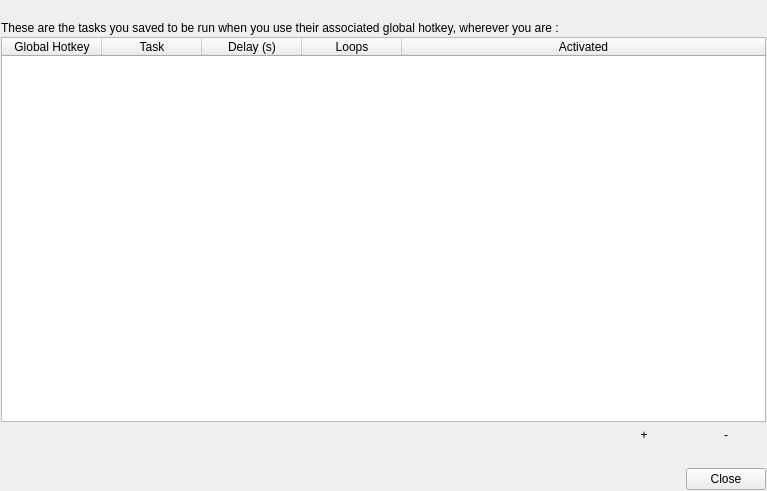
<?xml version="1.0" encoding="UTF-8"?>
<ui version="4.0">
 <class>GlobalHotKeysDialog</class>
 <widget class="QDialog" name="GlobalHotKeysDialog">
  <property name="windowModality">
   <enum>Qt::WindowModality::ApplicationModal</enum>
  </property>
  <property name="geometry">
   <rect>
    <x>0</x>
    <y>0</y>
    <width>767</width>
    <height>491</height>
   </rect>
  </property>
  <property name="windowTitle">
   <string>Tasks scheduled when using global hotkeys</string>
  </property>
  <layout class="QVBoxLayout" name="verticalLayout">
   <property name="spacing">
    <number>2</number>
   </property>
   <property name="leftMargin">
    <number>1</number>
   </property>
   <property name="topMargin">
    <number>1</number>
   </property>
   <property name="rightMargin">
    <number>1</number>
   </property>
   <property name="bottomMargin">
    <number>1</number>
   </property>
   <item>
    <spacer name="verticalSpacer">
     <property name="orientation">
      <enum>Qt::Orientation::Vertical</enum>
     </property>
     <property name="sizeType">
      <enum>QSizePolicy::Policy::Fixed</enum>
     </property>
     <property name="sizeHint" stdset="0">
      <size>
       <width>20</width>
       <height>20</height>
      </size>
     </property>
    </spacer>
   </item>
   <item>
    <widget class="QLabel" name="label">
     <property name="text">
      <string>These are the tasks you saved to be run when you use their associated global hotkey, wherever you are :</string>
     </property>
     <property name="wordWrap">
      <bool>true</bool>
     </property>
    </widget>
   </item>
   <item>
    <widget class="GlobalHotKeysTableWidget" name="tableWidget">
     <property name="focusPolicy">
      <enum>Qt::FocusPolicy::StrongFocus</enum>
     </property>
     <property name="editTriggers">
      <set>QAbstractItemView::EditTrigger::NoEditTriggers</set>
     </property>
     <property name="tabKeyNavigation">
      <bool>true</bool>
     </property>
     <property name="showDropIndicator" stdset="0">
      <bool>true</bool>
     </property>
     <property name="dragDropOverwriteMode">
      <bool>false</bool>
     </property>
     <property name="alternatingRowColors">
      <bool>true</bool>
     </property>
     <property name="selectionMode">
      <enum>QAbstractItemView::SelectionMode::SingleSelection</enum>
     </property>
     <property name="selectionBehavior">
      <enum>QAbstractItemView::SelectionBehavior::SelectRows</enum>
     </property>
     <property name="columnCount">
      <number>5</number>
     </property>
     <attribute name="horizontalHeaderStretchLastSection">
      <bool>true</bool>
     </attribute>
     <attribute name="verticalHeaderVisible">
      <bool>false</bool>
     </attribute>
     <column>
      <property name="text">
       <string>Global Hotkey</string>
      </property>
     </column>
     <column>
      <property name="text">
       <string>Task</string>
      </property>
     </column>
     <column>
      <property name="text">
       <string>Delay (s)</string>
      </property>
     </column>
     <column>
      <property name="text">
       <string>Loops</string>
      </property>
     </column>
     <column>
      <property name="text">
       <string>Activated</string>
      </property>
     </column>
    </widget>
   </item>
   <item>
    <layout class="QHBoxLayout" name="horizontalLayout">
     <item>
      <spacer name="horizontalSpacer_3">
       <property name="orientation">
        <enum>Qt::Orientation::Horizontal</enum>
       </property>
       <property name="sizeHint" stdset="0">
        <size>
         <width>40</width>
         <height>20</height>
        </size>
       </property>
      </spacer>
     </item>
     <item>
      <widget class="QPushButton" name="addButton">
       <property name="text">
        <string notr="true">+</string>
       </property>
       <property name="flat">
        <bool>true</bool>
       </property>
      </widget>
     </item>
     <item>
      <widget class="QPushButton" name="removeButton">
       <property name="text">
        <string notr="true">-</string>
       </property>
       <property name="flat">
        <bool>true</bool>
       </property>
      </widget>
     </item>
    </layout>
   </item>
   <item>
    <spacer name="verticalSpacer_2">
     <property name="orientation">
      <enum>Qt::Orientation::Vertical</enum>
     </property>
     <property name="sizeType">
      <enum>QSizePolicy::Policy::Fixed</enum>
     </property>
     <property name="sizeHint" stdset="0">
      <size>
       <width>20</width>
       <height>20</height>
      </size>
     </property>
    </spacer>
   </item>
   <item>
    <widget class="QDialogButtonBox" name="buttonBox">
     <property name="orientation">
      <enum>Qt::Orientation::Horizontal</enum>
     </property>
     <property name="standardButtons">
      <set>QDialogButtonBox::StandardButton::Close</set>
     </property>
    </widget>
   </item>
  </layout>
 </widget>
 <customwidgets>
  <customwidget>
   <class>GlobalHotKeysTableWidget</class>
   <extends>QTableWidget</extends>
   <header location="global">ui/tablewidgets/GlobalHotKeysTableWidget.h</header>
  </customwidget>
 </customwidgets>
 <resources/>
 <connections>
  <connection>
   <sender>buttonBox</sender>
   <signal>accepted()</signal>
   <receiver>GlobalHotKeysDialog</receiver>
   <slot>accept()</slot>
   <hints>
    <hint type="sourcelabel">
     <x>248</x>
     <y>254</y>
    </hint>
    <hint type="destinationlabel">
     <x>157</x>
     <y>274</y>
    </hint>
   </hints>
  </connection>
  <connection>
   <sender>buttonBox</sender>
   <signal>rejected()</signal>
   <receiver>GlobalHotKeysDialog</receiver>
   <slot>reject()</slot>
   <hints>
    <hint type="sourcelabel">
     <x>316</x>
     <y>260</y>
    </hint>
    <hint type="destinationlabel">
     <x>286</x>
     <y>274</y>
    </hint>
   </hints>
  </connection>
 </connections>
</ui>
